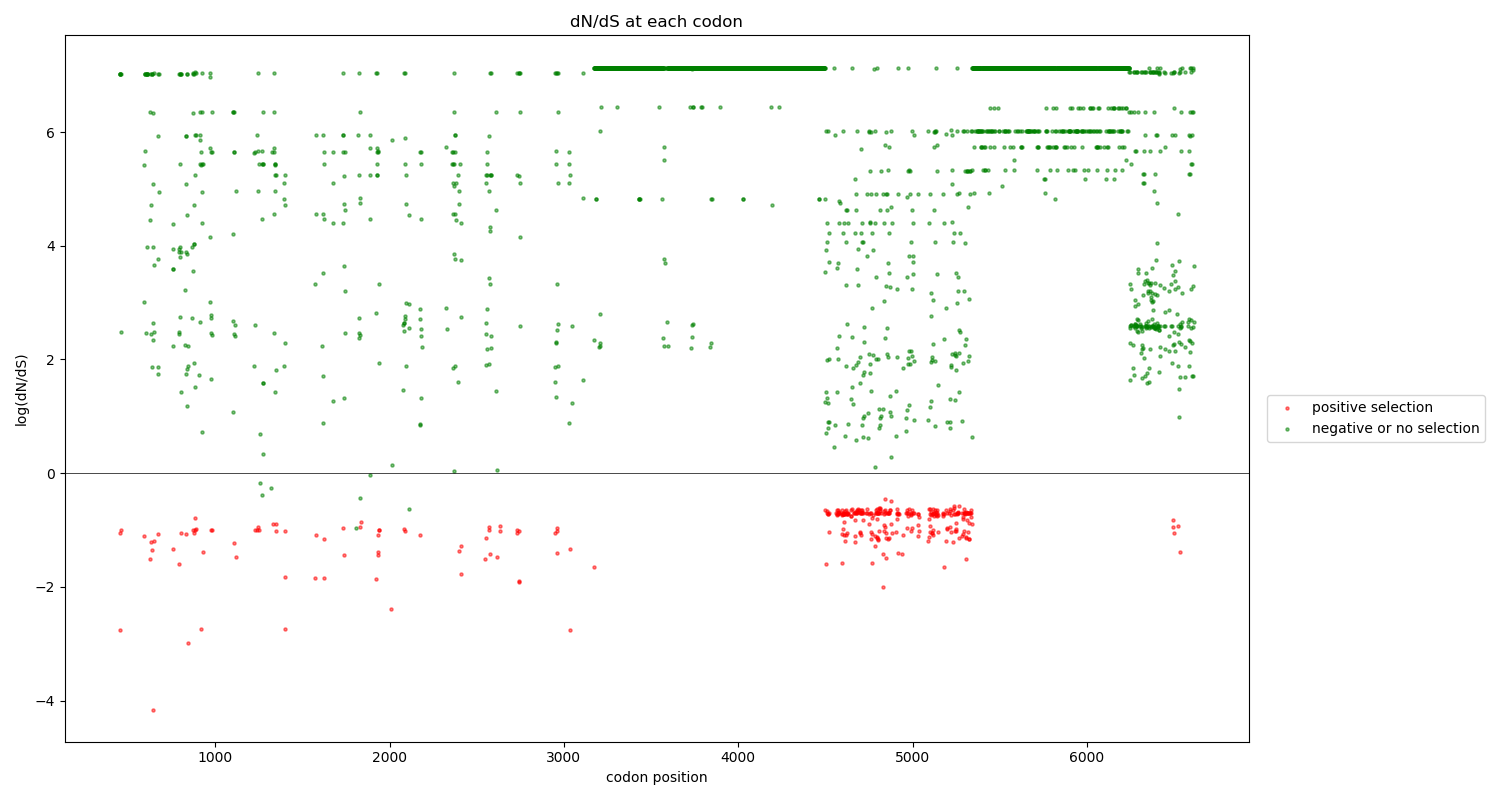

Reproduce this figure in Python.
#!/usr/bin/env python3

"""
Usage: ./back_to_nucleotides.py blastn.output mafft.output
"""

import sys
import fasta
import numpy as np
import matplotlib.pyplot as plt
from math import sqrt

dna_reader = fasta.FASTAReader(open(sys.argv[1]))
aa_reader = fasta.FASTAReader(open(sys.argv[2]))

amino_dictionary = {
    'ATA':'I', 'ATC':'I', 'ATT':'I', 'ATG':'M',
    'ACA':'T', 'ACC':'T', 'ACG':'T', 'ACT':'T',
    'AAC':'N', 'AAT':'N', 'AAA':'K', 'AAG':'K',
    'AGC':'S', 'AGT':'S', 'AGA':'R', 'AGG':'R',
    'CTA':'L', 'CTC':'L', 'CTG':'L', 'CTT':'L',
    'CCA':'P', 'CCC':'P', 'CCG':'P', 'CCT':'P',
    'CAC':'H', 'CAT':'H', 'CAA':'Q', 'CAG':'Q',
    'CGA':'R', 'CGC':'R', 'CGG':'R', 'CGT':'R',
    'GTA':'V', 'GTC':'V', 'GTG':'V', 'GTT':'V',
    'GCA':'A', 'GCC':'A', 'GCG':'A', 'GCT':'A',
    'GAC':'D', 'GAT':'D', 'GAA':'E', 'GAG':'E',
    'GGA':'G', 'GGC':'G', 'GGG':'G', 'GGT':'G',
    'TCA':'S', 'TCC':'S', 'TCG':'S', 'TCT':'S',
    'TTC':'F', 'TTT':'F', 'TTA':'L', 'TTG':'L',
    'TAC':'Y', 'TAT':'Y', 'TAA':'_', 'TAG':'_',
    'TGC':'C', 'TGT':'C', 'TGA':'_', 'TGG':'W',
    '---':'-', 'GA':'','GG':'','GC':'', 'G':'',
    'A':'','C':'','T':'','GT':'','AG':'','AC':'',
    'AT':'', 'AA':'', 'CT':'', 'CG':'', 'CA':'',
    'CC':'', 'TT':'', 'TC':'', 'TG':'', 'TA':''}

# PART 1: Make new lists of lists of amino acids and codons as strings
# to represent dna and aa alignments from blast and mafft.
# All this is copied over from back_to_nucleotides.

new_dna_entries = []
new_aa_entries =[]

for(dna_id, dna), (aa_id, aa) in zip(dna_reader, aa_reader):
    nuc_seq = []
    aa_seq = []
    j = 0
    for i in range(0, len(aa)):
        a = aa[i]
        aa_seq.append(a)
        nuc = dna[j:(j+3)]
        if a != "-":
            nuc_seq.append(nuc)
            j += 3
        else:
            nuc_seq.append("---")
    new_dna_entries.append(nuc_seq)
    new_aa_entries.append(aa_seq)

# PART 2: Counting dS and dN of each alignment as compared to query.
           
query_aa = new_aa_entries[0]
query_codon = new_dna_entries[0]
# For blast, first entry is actually the query (!)
# print(len(query_aa), len(query_codon))
# to make sure they're identical, length was 6615 for both.

number_of_indel = [0] * len(query_aa)
number_of_mutation = [0] * len(query_aa)
dS_per_entry = [0] * len(query_aa)
dN_per_entry = [0] * len(query_aa)
# Here, I'm making a list of empty values in the number of amino acids and corresponding codons.
# Their output looks like number_of_indel = [0,0,0,0,0...] right now.

for codon_list, aa_list in zip(new_dna_entries[1:], new_aa_entries[1:]):
    for i in range(0, len(codon_list)):
        if query_codon[i] == "---":
            number_of_indel[i] += 1
        elif codon_list[i] != query_codon[i]:
            number_of_mutation[i] += 1
            if aa_list[i] == query_aa[i]:
                dS_per_entry[i] += 1
            else:
                dN_per_entry[i] += 1
# Admittedly, some of the codon in these entries can be shorter than three.
# Currently, all non-accountable strings are streamlined into dN_per_entry.
# Can be polish with additional elif statements.

      
# PART 3: The Z-test, where null hypothesis is D = dN - dS = 0
# Positive selection entails aa change i.e. nonsynonymous mutation:
# a negative number for D = dN - dS.

difference_per_entry = []
for i in range(0, len(dS_per_entry)):
    difference = dN_per_entry[i] - dS_per_entry[i]
    difference_per_entry.append(difference)

ratio_per_entry = []
for i in range(0, len(dS_per_entry)):
    ratio = (dN_per_entry[i])/(dS_per_entry[i] + 1)
    ratio_per_entry.append(ratio)


pos_selection = {}
not_pos_selection = {}
std = np.std(difference_per_entry)

for i, difference in enumerate(difference_per_entry):
    if number_of_mutation[i] == 0:
        continue    
    else:
        std_error = std / sqrt(number_of_mutation[i])
        z = difference/std_error
        # z = (Dc - Dn)/ SE (Dc is difference at each codon, Dn is null hypothesis, so 0)
        if z < -3.29:
            pos_selection[i] = np.log(ratio_per_entry[i])
        else:
            not_pos_selection[i] = np.log(ratio_per_entry[i])
        # p < 0.001, so significant z values are z < -3.29

# PART 4: Plotting dN/dS against codon position.

fig, ax = plt.subplots(figsize=(15, 8))
ax.scatter( pos_selection.keys(), pos_selection.values(), 
            alpha=0.5, s=5, color="red", label="positive selection"
            )
ax.scatter( not_pos_selection.keys(), not_pos_selection.values(), 
            alpha=0.5, s=5, color="green", label="negative or no selection"
            )
ax.set_xlabel("codon position")
ax.set_ylabel("log(dN/dS)")
ax.set_title("dN/dS at each codon")
ax.legend(bbox_to_anchor=(1.01,0.5), loc=2)
plt.tight_layout()
plt.axhline(0, color='black', linewidth=0.5)
fig.savefig("dN_dS.png")
plt.close(fig)